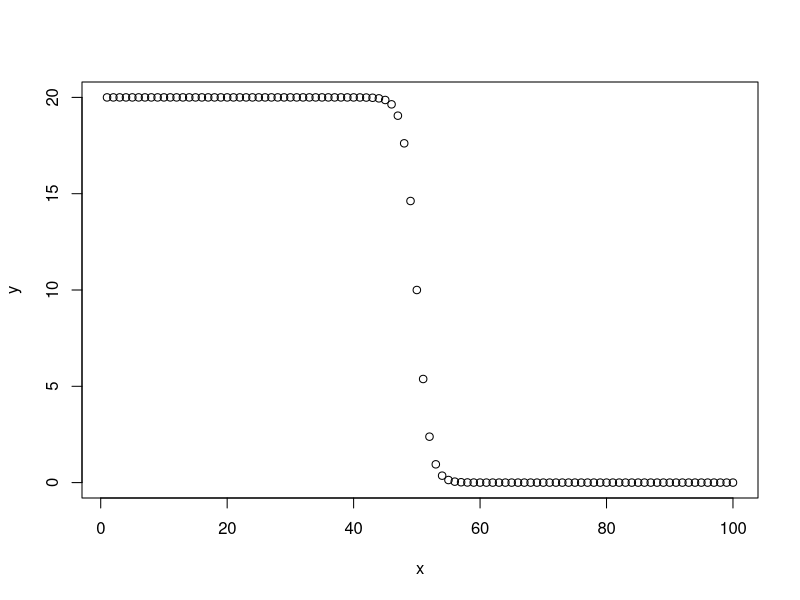
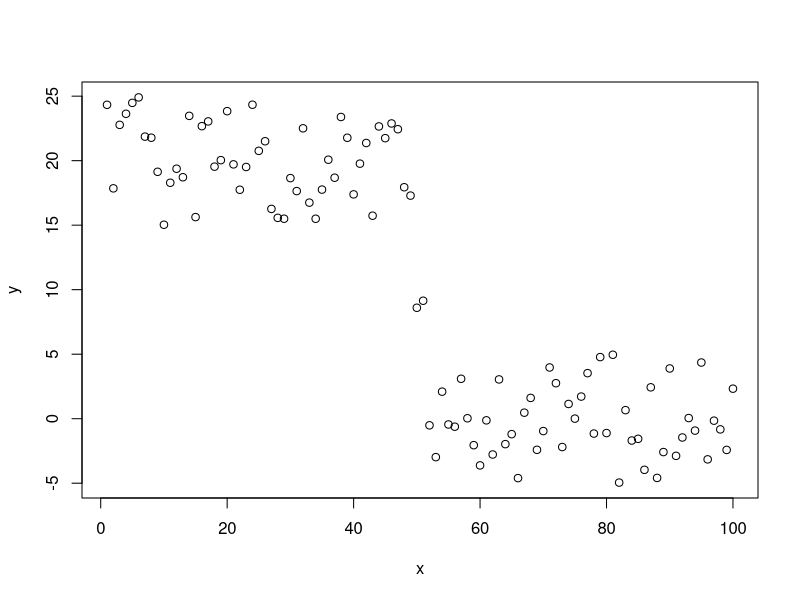

Write R code to recreate these figures, in order.
x = seq(1,100) 

y = 20/(1+exp(x-50)) 

plot(x,y) 


cor.test( ~ x + y, method = "spearman",conf.level = 0.95) 

cor.test( ~ x + y, method = "pearson",conf.level = 0.95) 


x = seq(1,100) 

y = sapply(x,function(x){(runif(1)-0.5)*10 + 20/(1+exp(x-50))})  

plot(x,y) 


cor.test( ~ x + y, method = "spearman",conf.level = 0.95) 

cor.test( ~ x + y, method = "pearson",conf.level = 0.95) 


salary=c(10,50,45,87,69,100) 

educ_level=c(1,2,3,4,5,6) 

cor.test( ~ salary + educ_level, method = "spearman",conf.level = 0.95) 